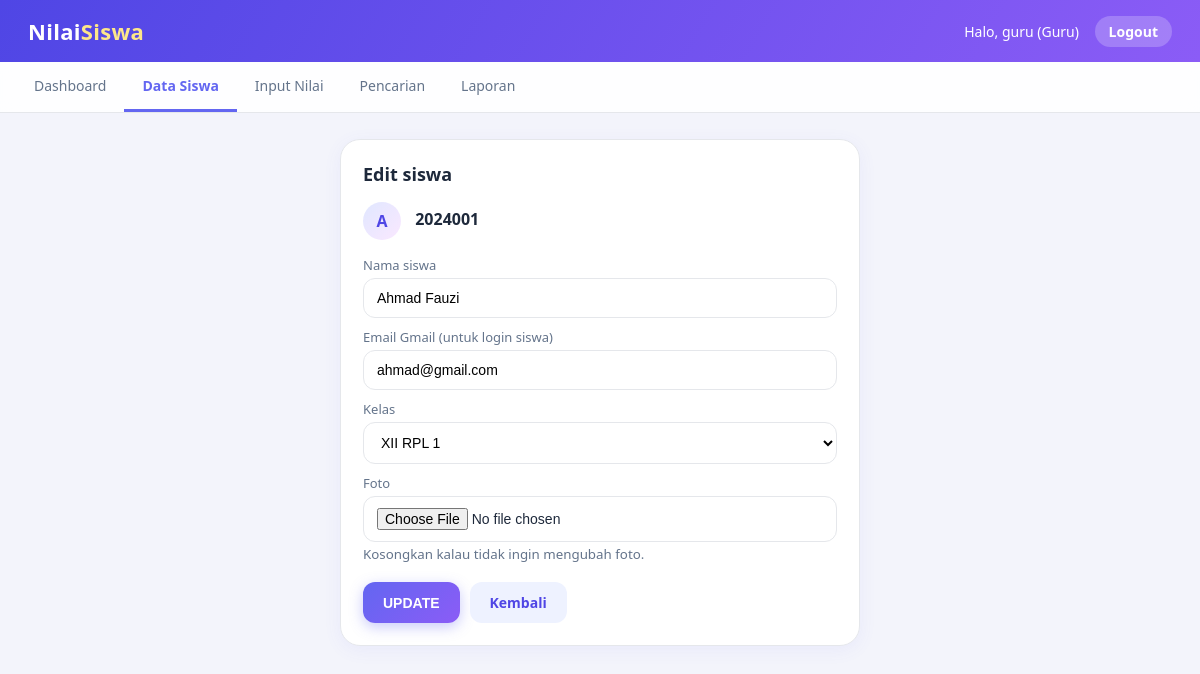
The page /homeguru.php?pg=formeditsiswa&idnya=2024001 (signed in) on the database its author committed.
### tables this page shows
CREATE TABLE `siswa` (
  `ID_SISWA` varchar(20) NOT NULL,
  `NAMA_SISWA` varchar(100) NOT NULL,
  `KELAS` varchar(20) NOT NULL,
  `FOTO` varchar(255) NOT NULL DEFAULT '',
  `EMAIL` varchar(100) NOT NULL DEFAULT ''
);

### formeditsiswa.php (the view, shortened to what this page needs)
<?php
$id = $_GET['idnya'] ?? '';
$q = mysqli_prepare($koneksi, "SELECT * FROM siswa WHERE ID_SISWA = ?");
mysqli_stmt_bind_param($q, "s", $id);
mysqli_stmt_execute($q);
$r = mysqli_fetch_assoc(mysqli_stmt_get_result($q));
?>
<div class="card" style="max-width:520px;margin:auto">
  <h2>Edit siswa</h2>
  <form method="post" action="editsiswa.php" enctype="multipart/form-data">
    <p><?= avatar($r['NAMA_SISWA'], $r['FOTO']) ?> <b><?= e($r['ID_SISWA']) ?></b></p>
    <label>Nama siswa</label>
    <input type="text" name="nama" value="<?= e($r['NAMA_SISWA']) ?>" required>
    <label>Email Gmail (untuk login siswa)</label>
    <input type="email" name="email" value="<?= e($r['EMAIL'] ?? '') ?>" placeholder="nama@gmail.com">
    <label>Kelas</label>
    <select name="kelas">
      <?php foreach ($daftar_kelas as $k) { ?>
      <option <?= $k == $r['KELAS'] ? 'selected' : '' ?>><?= e($k) ?></option>
      <?php } ?>
    </select>
    <label>Foto</label>
    <div style="display:flex;align-items:center;gap:14px;margin-bottom:8px">
      <div style="flex:1">
        <input type="file" name="fo" id="fo" accept="image/*">
        <small style="color:#64748b">Kosongkan kalau tidak ingin mengubah foto.</small>
      </div>
    </div>
    <div style="display:flex;gap:10px;margin-top:18px">
      <button class="btn" type="submit">UPDATE</button>
      <a class="btn btn-light" href="homeguru.php?pg=forminputsiswa">Kembali</a>
    </div>
  </form>
</div>

### koneksi.php (shortened to what this page needs)
<?php
$daftar_kelas = ['XII RPL 1', 'XII RPL 2', 'XII RPL 3'];
function e($s) {
    return htmlspecialchars((string)$s, ENT_QUOTES, 'UTF-8');
}
function avatar($nama, $foto) {
    return '<span class="ava ini">' . e(strtoupper(substr($nama, 0, 1))) . '</span>';
}
?>

### style.css (style rules this page uses)
:root { --p:#6366f1;--pd:#4f46e5;--v:#8b5cf6;--bg:#f3f4fb;--text:#1e293b;--muted:#64748b;--border:#e5e7eb }
* { box-sizing:border-box }
body { margin:0;font-family:"Segoe UI",system-ui,Arial,sans-serif;background:var(--bg);color:var(--text) }
a { color:var(--p);text-decoration:none }
.card { background:#fff;border:1px solid var(--border);border-radius:20px;padding:22px;margin-bottom:22px;overflow-x:auto;box-shadow:0 4px 18px rgba(99,102,241,.07);animation:naik .5s ease both;transition:.3s }
.card h2 { margin:0 0 14px;font-size:18px }
label { display:block;font-size:13px;color:var(--muted);margin:10px 0 4px }
input,select { width:100%;padding:11px 13px;border:1px solid var(--border);border-radius:12px;font-size:14px;background:#fff;transition:.2s }
.btn { position:relative;overflow:hidden;display:inline-block;background:linear-gradient(135deg,var(--p),var(--v));color:#fff;border:0;padding:11px 20px;border-radius:12px;font-size:14px;font-weight:600;cursor:pointer;transition:.25s;box-shadow:0 4px 14px rgba(99,102,241,.35) }
.btn-light { background:#eef2ff;color:var(--pd);box-shadow:none }
.ava { width:38px;height:38px;border-radius:50%;object-fit:cover;vertical-align:middle;margin-right:10px }
.ini { display:inline-flex;align-items:center;justify-content:center;background:linear-gradient(135deg,#e0e7ff,#fae8ff);color:var(--pd);font-weight:700 }

### rows shown on the page
siswa: ID_SISWA "2024001", nama "Ahmad Fauzi", email "ahmad@gmail.com"

### other values the page prints
$_SESSION['USERNAME'] "guru"
form field kelas "XII RPL 1"
